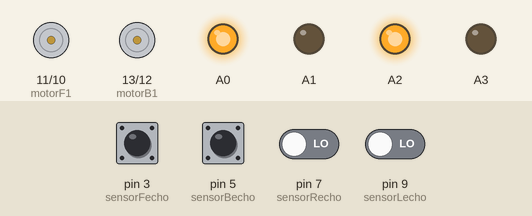
This sketch was run on a simulated Arduino Uno, built with avr-gcc and run on an emulated ATmega328P. Parts: motor-driver pin pairs drawn as motors (green arrow = first pin HIGH = forward, orange = second pin HIGH = backward, longer = more drive), output pins drawn as LEDs (lit = HIGH). Inputs (shaded band) come from the test bench; at power-on: pin 3 (sensorFecho), pin 5 (sensorBecho), pin 7 (sensorRecho), pin 9 (sensorLecho) LOW. Pins used as bus, display or sensor lines are not drawn.

Above: at 1.2 s.
1.3 s: pin 3 (sensorFecho) pulsed HIGH 5 times (0.12 s each, 0.3 s apart)
At 5.1 s:
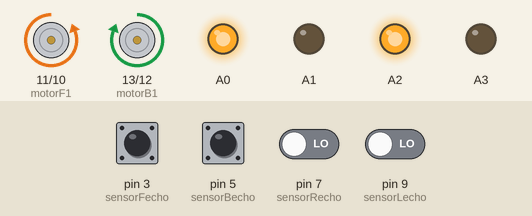
5.8 s: pin 5 (sensorBecho) pulsed HIGH 2 times (0.12 s each, 0.3 s apart)
At 7.5 s:
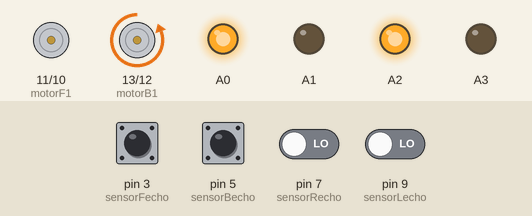
Timing chart, 0 to 12.0 s (numbered marks = the images above; inputs shaded):
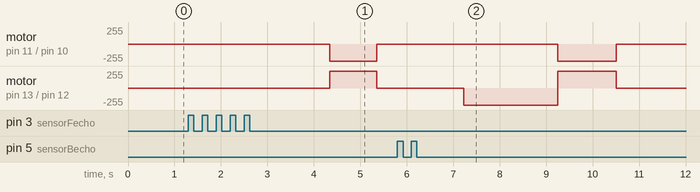

The sketch:

AutomatedCar.ino
```cpp
int disRight;
int disLeft;
int disBack;
int disFront;

int motorF1 = 11;
int motorF2 = 10;

int motorB1 = 13;
int motorB2 = 12;

int sensorFtrig = 2;
int sensorFecho = 3;

int sensorBtrig = 4;
int sensorBecho = 5;

int sensorRtrig = 6;
int sensorRecho = 7;

int sensorLtrig = 8;
int sensorLecho = 9;


void setup(){

  Serial.begin(9600);

  //Sensors
  pinMode(sensorFtrig,OUTPUT);
  pinMode(sensorBtrig,OUTPUT);
  pinMode(sensorRtrig,OUTPUT);
  pinMode(sensorLtrig,OUTPUT);

  pinMode(sensorFecho,INPUT);
  pinMode(sensorBecho,INPUT);
  pinMode(sensorRecho,INPUT);
  pinMode(sensorLecho,INPUT);

  //motor
  pinMode(motorF1,OUTPUT);
  pinMode(motorF2,OUTPUT);
  pinMode(motorB1,OUTPUT);
  pinMode(motorB2,OUTPUT);

  //extra VCCs and GRNGs
  pinMode(A0,OUTPUT);
  pinMode(A1,OUTPUT);
  pinMode(A2,OUTPUT);
  pinMode(A3,OUTPUT);

  digitalWrite(A0,HIGH);
  digitalWrite(A1,LOW);  //pair 1 = A0 vcc, A1 grnd
  digitalWrite(A2,HIGH);
  digitalWrite(A3,LOW);  //pair 2 = A2 vcc, A3 grnd

}

void loop(){

  disFront = measure(sensorFtrig,sensorFecho);
  if(disFront <= 20){
    Stop();
    disBack = measure(sensorBtrig,sensorBecho);
    if(disBack >= 30){
      while(disFront <= 50 && disBack >= 10){
        disBack = measure(sensorBtrig,sensorBecho);
        disFront = measure(sensorFtrig,sensorFecho);
        goBackward();
      }
      goForward();
      if(disLeft > disRight){
        turnLeft();
      }else{
        turnRight();
      }
      delay(250);
    }
  }else{
    disRight = measure(sensorRtrig,sensorRecho);
    disLeft = measure(sensorLtrig,sensorLecho);
    if(disLeft <= 20 || disRight <= 20){
      if(disLeft > disRight){
        turnLeft();
      }else{
        turnRight();
      }
    }
    else{
      rest(motorF1,motorF2);
    }
    goForward();
  }

}

void rest(int a,int b){
  digitalWrite(a,LOW);
  digitalWrite(b,LOW);
}

int measure(int trig,int echo){
  digitalWrite(trig,LOW);
  digitalWrite(trig,HIGH);
  delay(10);
  digitalWrite(trig,LOW);
  long Time = pulseIn(echo,HIGH);
  int dis = Time*0.034/2;
  return dis;
}

void turnRight(){
  digitalWrite(motorF1,LOW);
  digitalWrite(motorF2,HIGH);
}

void turnLeft(){
  digitalWrite(motorF1,HIGH);
  digitalWrite(motorF2,LOW);
}

void goForward(){
  digitalWrite(motorB1,HIGH);
  digitalWrite(motorB2,LOW);
}

void goBackward(){
  digitalWrite(motorB1,LOW);
  digitalWrite(motorB2,HIGH);
}

void Stop(){
  digitalWrite(motorF1,LOW);
  digitalWrite(motorF2,LOW);
  digitalWrite(motorB1,LOW);
  digitalWrite(motorB2,LOW);
}
```

Measured:
- after the input at 1.3 s, motor on pin 11 (motorF1) / pin 10 (motorF2): stopped → backward 255/255 after 3.0 s, → stopped 1.0 s later; motor on pin 13 (motorB1) / pin 12 (motorB2): stopped → forward 255/255 after 3.0 s, → stopped 1.0 s later
- after the input at 5.8 s, motor on pin 11 (motorF1) / pin 10 (motorF2): stopped → backward 255/255 after 3.5 s, → stopped 1.3 s later; motor on pin 13 (motorB1) / pin 12 (motorB2): stopped → backward 255/255 after 1.4 s, → forward 255/255 2.0 s later, → stopped 1.3 s later
